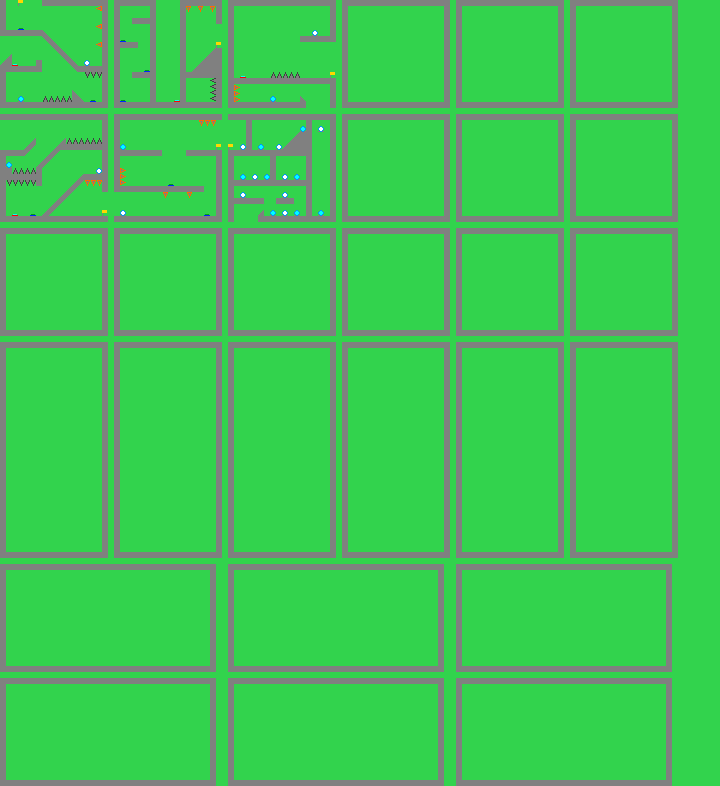

This is a level from a 2D game, rendered from its Tiled map with the project's own tilesets. A one-line summary and the map file follow, with tile-layer data summarised:
An orthogonal 120x131 tile map with 6x6 px tiles, 2 tile layers (Background, Base Level), 1 hidden layer not drawn and 16 objects.

<map version="1.5" tiledversion="1.6.0" orientation="orthogonal" renderorder="right-down" width="120" height="131" tilewidth="6" tileheight="6" infinite="0" nextlayerid="6" nextobjectid="18">
 <tileset firstgid="1" name="puzzle platform tileset image" tilewidth="6" tileheight="6" tilecount="10" columns="5">
  <image source="puzzle platform tileset image.png" trans="000000" width="30" height="12" />
 </tileset>
 <layer id="3" name="Background" width="120" height="131" locked="1">
  <data>[15720 cells, 15720 non-empty, 1 distinct tile ids]</data>
 </layer>
 <layer id="1" name="Base Level" width="120" height="131">
  <data>[15720 cells, 2812 non-empty, 10 distinct tile ids]</data>
 </layer>
 <layer id="2" name="Button Pressed" width="120" height="131" visible="0">
  <data>[15720 cells, 53 non-empty, 5 distinct tile ids]</data>
 </layer>
 <objectgroup id="5" name="Info">
  <object id="1" x="270.682" y="201.045" width="5.18182" height="10.9082">
   <text fontfamily="MS Shell Dlg 2" pixelsize="9" wrap="1">1</text>
  </object>
  <object id="3" x="252.5" y="163.091" width="5.18182" height="10.9082">
   <text fontfamily="MS Shell Dlg 2" pixelsize="9" wrap="1">1</text>
  </object>
  <object id="4" x="264.318" y="163.455" width="5.18182" height="10.9082">
   <text fontfamily="MS Shell Dlg 2" pixelsize="9" wrap="1">2</text>
  </object>
  <object id="5" x="282.682" y="200.182" width="5.18182" height="10.9082">
   <text fontfamily="MS Shell Dlg 2" pixelsize="9" wrap="1">2</text>
  </object>
  <object id="6" x="282.136" y="163.091" width="5.18182" height="10.9082">
   <text fontfamily="MS Shell Dlg 2" pixelsize="9" wrap="1">3</text>
  </object>
  <object id="7" x="295.773" y="198.728" width="5.18182" height="10.9082">
   <text fontfamily="MS Shell Dlg 2" pixelsize="9" wrap="1">3</text>
  </object>
  <object id="8" x="295.045" y="163.091" width="5.18182" height="10.9082">
   <text fontfamily="MS Shell Dlg 2" pixelsize="9" wrap="1">4</text>
  </object>
  <object id="9" x="239.955" y="181.637" width="5.18182" height="10.9082">
   <text fontfamily="MS Shell Dlg 2" pixelsize="9" wrap="1">4</text>
  </object>
  <object id="10" x="240.5" y="163.455" width="5.18182" height="10.9082">
   <text fontfamily="MS Shell Dlg 2" pixelsize="9" wrap="1">5</text>
  </object>
  <object id="11" x="276.318" y="132.91" width="5.18182" height="10.9082">
   <text fontfamily="MS Shell Dlg 2" pixelsize="9" wrap="1">5</text>
  </object>
  <object id="12" x="300.682" y="115.455" width="5.18182" height="10.9082">
   <text fontfamily="MS Shell Dlg 2" pixelsize="9" wrap="1">6</text>
  </object>
  <object id="13" x="282.682" y="180.728" width="5.18182" height="10.9082">
   <text fontfamily="MS Shell Dlg 2" pixelsize="9" wrap="1">6</text>
  </object>
  <object id="14" x="258.136" y="131.637" width="5.18182" height="10.9082">
   <text fontfamily="MS Shell Dlg 2" pixelsize="9" wrap="1">7</text>
  </object>
  <object id="15" x="318.682" y="115.455" width="5.18182" height="10.9082">
   <text fontfamily="MS Shell Dlg 2" pixelsize="9" wrap="1">7</text>
  </object>
  <object id="16" x="318.5" y="198.182" width="5.18182" height="10.9082">
   <text fontfamily="MS Shell Dlg 2" pixelsize="9" wrap="1">8</text>
  </object>
  <object id="17" x="240.136" y="132.182" width="5.18182" height="10.9082">
   <text fontfamily="MS Shell Dlg 2" pixelsize="9" wrap="1">8</text>
  </object>
 </objectgroup>
</map>
